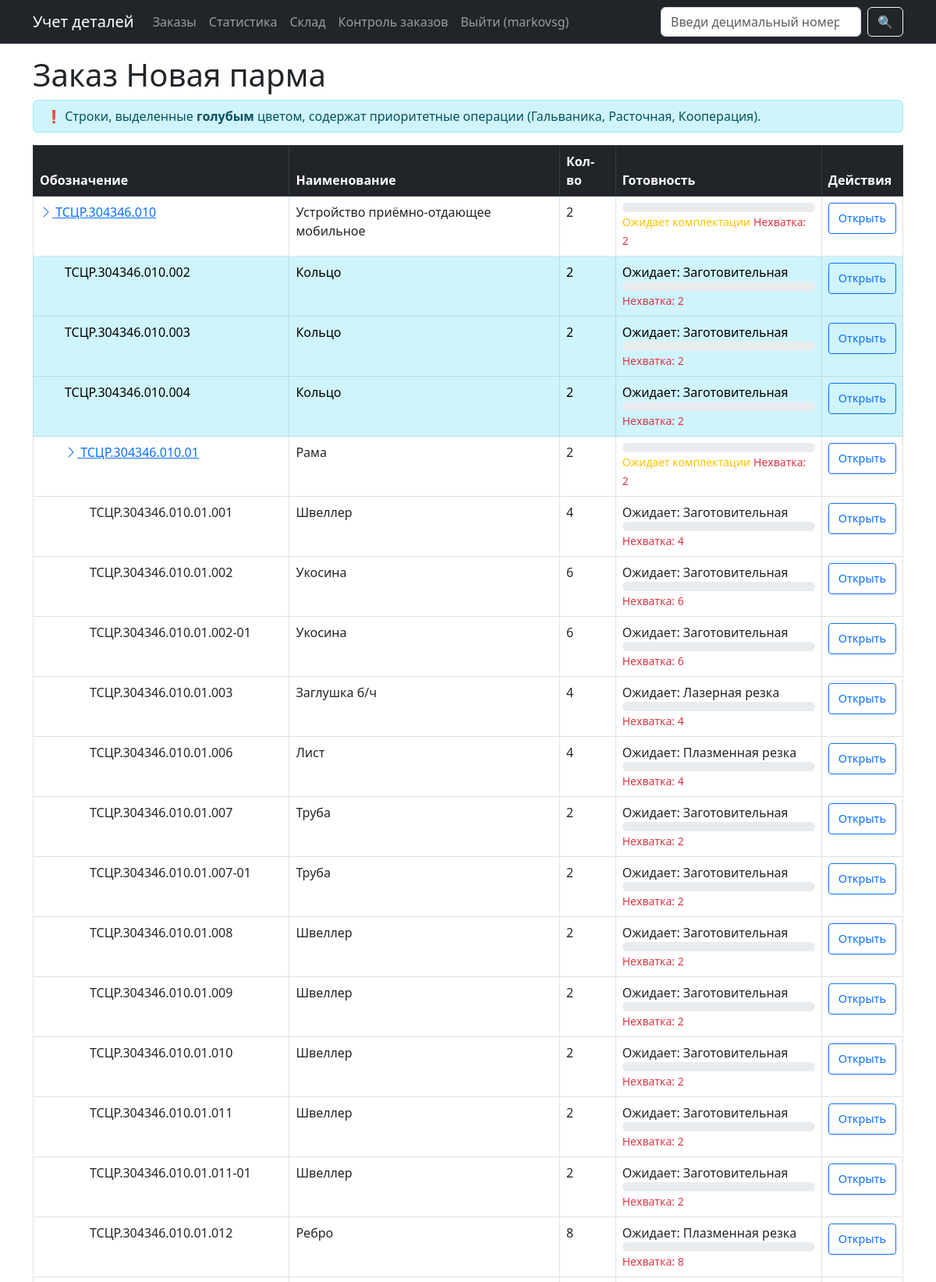
Page /order/58/tree/ (signed in, upper part) on the committed database.
### scanner/models.py (models this page shows, shortened)
class Order(models.Model):
    STATUS_CHOICES = [
        ('draft', 'Черновик'),
        ('in_progress', 'В работе'),
        ('paused', 'Приостановлен'),
        ('completed', 'Завершён'),
        ('shipped', 'Отгружен'),
        ('closed', 'Закрыт'),
    ]
    order_number = models.CharField(max_length=100, verbose_name='Номер договора')
    full_name = models.CharField(max_length=500, unique=True, null=True, blank=True, verbose_name='Полное наименование')
    created_at = models.DateTimeField(auto_now_add=True, verbose_name='Дата создания')
    due_date = models.DateField(null=True, blank=True, verbose_name='Дата отгрузки')
    status = models.CharField(max_length=20, choices=STATUS_CHOICES, default='draft', verbose_name='Статус')
    color1 = models.CharField(max_length=7, default='#ffffff', verbose_name='Цвет 1')
    color2 = models.CharField(max_length=7, default='#ffffff', verbose_name='Цвет 2')
    class Meta:
        verbose_name = 'Заказ'
        verbose_name_plural = 'Заказы'

class ItemInstance(models.Model):
    item = models.ForeignKey(Item, on_delete=models.CASCADE, related_name='instances', verbose_name='Изделие')
    serial = models.CharField(max_length=200, unique=True, verbose_name='Серийный номер')
    quantity = models.PositiveIntegerField(default=1, verbose_name='Количество')
    order_item = models.ForeignKey(OrderItem, null=True, blank=True, on_delete=models.SET_NULL, related_name='instances', verbose_name='Позиция заказа')
    order = models.ForeignKey(Order, null=True, blank=True, on_delete=models.SET_NULL, related_name='instances', verbose_name='Договор')
    created_at = models.DateTimeField(auto_now_add=True, verbose_name='Дата создания')
    due_date = models.DateField(null=True, blank=True, verbose_name='Дата отгрузки')
    def planned_quantity(self):
        if self.order_item:
            return self.order_item.planned_quantity()
        return self.quantity
    def good_produced(self):
        if hasattr(self, 'route_card') and self.route_card:
            ops = self.route_card.operations.all()
            if ops:
                return min(op.good_qty for op in ops)
        return 0
    def shortage(self):
        return max(0, self.planned_quantity() - self.good_produced())
    def all_components_ready(self):
        if not self.order_item:
            return True
        children = self.order_item.children.all()
        if not children:
            return True
        for child in children:
            if child.item.item_type in ('Деталь', 'Сборочная единица'):
                inst = child.instances.first()
                if not inst or inst.good_produced() < child.planned_quantity():
                    return False
        return True
    def assembly_status(self):
        if self.item.item_type != 'Сборочная единица':
            return None
        if not self.all_components_ready():
            return 'Ожидает комплектации'
    def current_operation_name(self):
        if not hasattr(self, 'route_card') or not self.route_card:
            return '—'
        ops = self.route_card.operations.order_by('order')
        in_progress = ops.filter(status='in_progress').first()
        if in_progress:
            return f'Выполняется: {in_progress.operation_type.name}'
        pending = ops.filter(status='pending').first()
        if pending:
            return f'Ожидает: {pending.operation_type.name}'
        if self.good_produced() == 0:
            return 'Требуется доп.запуск'
        return 'Изготовлена'
    class Meta:
        verbose_name = 'Экземпляр'
        verbose_name_plural = 'Экземпляры'

class OrderItem(models.Model):
    order = models.ForeignKey(Order, on_delete=models.CASCADE, related_name='items', verbose_name='Заказ')
    item = models.ForeignKey(Item, on_delete=models.CASCADE, verbose_name='Изделие')
    quantity = models.PositiveIntegerField(default=1, verbose_name='Количество')
    parent = models.ForeignKey('self', null=True, blank=True, on_delete=models.SET_NULL, related_name='children', verbose_name='Родительская позиция')
    def planned_quantity(self):
        return self.quantity
    class Meta:
        verbose_name = 'Позиция заказа'
        verbose_name_plural = 'Позиции заказов'

class Item(models.Model):
    item_number = models.CharField(max_length=100, unique=True, verbose_name='Обозначение')
    name = models.CharField(max_length=255, verbose_name='Наименование')
    item_type = models.CharField(max_length=50, default='Деталь', verbose_name='Тип')
    material = models.ForeignKey(Material, null=True, blank=True, on_delete=models.SET_NULL, verbose_name='Материал')
    profile = models.CharField(max_length=200, blank=True, verbose_name='Профиль/сортамент')
    blank_size = models.CharField(max_length=200, blank=True, verbose_name='Размер заготовки')
    blanks_per_item = models.PositiveIntegerField(default=1, verbose_name='Кол-во заготовок')
    class Meta:
        verbose_name = 'Изделие'
        verbose_name_plural = 'Изделия'

class RouteCard(models.Model):
    instance = models.OneToOneField(ItemInstance, on_delete=models.CASCADE, related_name='route_card', verbose_name='Экземпляр')
    def operation_progress(self):
        total = self.operations.count()
        if total == 0:
            return 0
        completed = self.operations.filter(status='completed').count()
        return int(completed / total * 100)
    class Meta:
        verbose_name = 'Маршрутная карта'
        verbose_name_plural = 'Маршрутные карты'

class RouteOperation(models.Model):
    route_card = models.ForeignKey(RouteCard, on_delete=models.CASCADE, related_name='operations', verbose_name='Маршрутная карта')
    operation_type = models.ForeignKey(OperationType, on_delete=models.CASCADE, verbose_name='Тип операции')
    order = models.PositiveIntegerField(default=0, verbose_name='Порядок')
    planned_hours = models.DecimalField(max_digits=6, decimal_places=2, default=0, verbose_name='Норма часов')
    status = models.CharField(max_length=20, choices=[
        ('pending', 'Ожидает'),
        ('in_progress', 'В работе'),
        ('completed', 'Завершена')
    ], default='pending', verbose_name='Статус')
    started_at = models.DateTimeField(null=True, blank=True, verbose_name='Начало')
    completed_at = models.DateTimeField(null=True, blank=True, verbose_name='Завершение')
    worker = models.ForeignKey(User, null=True, blank=True, on_delete=models.SET_NULL, verbose_name='Исполнитель')
    good_qty = models.PositiveIntegerField(default=0, verbose_name='Годных')
    bad_qty = models.PositiveIntegerField(default=0, verbose_name='Брак')
    notes = models.TextField(blank=True, verbose_name='Примечания')
    class Meta:
        ordering = ['route_card', 'order']
        verbose_name = 'Операция маршрутной карты'
        verbose_name_plural = 'Операции маршрутных карт'

class OperationType(models.Model):
    name = models.CharField(max_length=100, unique=True)
    code = models.CharField(max_length=20, unique=True)
    class Meta:
        verbose_name = 'Тип операции'
        verbose_name_plural = 'Типы операций'

### scanner/views.py (the view)
# urls.py: path('order/<int:order_id>/tree/', views.order_tree, name='order_tree'),
@login_required
def order_tree(request, order_id):
    order = get_object_or_404(Order, pk=order_id)
    root_items = order.items.filter(parent__isnull=True).prefetch_related(
        'instances__route_card__operations__operation_type'
    )
    priority_ids = set()
    for item in order.items.all():
        for inst in item.instances.all():
            if hasattr(inst, 'route_card') and inst.route_card:
                if inst.route_card.operations.filter(
                    operation_type__name__in=['Гальваника', 'Расточная']
                ).exists():
                    priority_ids.add(inst.id)
    return render(request, 'scanner/order_tree.html', {
        'order': order,
        'root_items': root_items,
        'priority_ids': priority_ids,
    })

### scanner/templates/scanner/order_tree.html (shortened to what this page needs)
{% extends 'scanner/base.html' %}
{% block content %}
<h1>Заказ {{ order.order_number }}</h1>
<div class="alert alert-info py-2 mb-3">
    ❗ Строки, выделенные <strong>голубым</strong> цветом, содержат приоритетные операции (Гальваника, Расточная, Кооперация).
</div>
<table class="table table-bordered" id="tree-table">
    <thead class="table-dark">
        <tr><th>Обозначение</th><th>Наименование</th><th>Кол-во</th><th>Готовность</th><th>Действия</th></tr>
    </thead>
    <tbody>
    {% for item in root_items %}
        {% include 'scanner/_tree_row.html' with item=item level=0 %}
    {% endfor %}
    </tbody>
</table>
{% endblock %}

### scanner/templates/scanner/base.html (shortened to what this page needs)
<!DOCTYPE html>
<html lang="ru">
<head>
    <link href="https://cdn.jsdelivr.net/npm/bootstrap@5.3.0/dist/css/bootstrap.min.css" rel="stylesheet">
    <link href="https://cdn.jsdelivr.net/npm/bootstrap-icons@1.10.0/font/bootstrap-icons.css" rel="stylesheet">
</head>
<body>
<nav class="navbar navbar-expand-lg navbar-dark bg-dark mb-3">
    <div class="container">
        <a class="navbar-brand" href="{% url 'home' %}">Учет деталей</a>
        <div class="collapse navbar-collapse" id="mainNav">
            <ul class="navbar-nav me-auto">
                <li class="nav-item"><a class="nav-link" href="{% url 'order_list' %}">Заказы</a></li>
                {% if user.is_authenticated and user.employee %}
                    {% with user.employee.role as role %}
                        {% if role in 'admin,dispatcher,master,technologist,supervisor' %}
                            <li class="nav-item"><a class="nav-link" href="{% url 'stats' %}">Статистика</a></li>
                        {% endif %}
                        <li class="nav-item"><a class="nav-link" href="{% url 'warehouse' %}">Склад</a></li>
                        {% if role in 'admin,dispatcher,master,technologist,supervisor' %}
                            <li class="nav-item"><a class="nav-link" href="{% url 'orders_control' %}">Контроль заказов</a></li>
                        {% endif %}
                        <li class="nav-item"><a class="nav-link" href="{% url 'logout' %}">Выйти ({{ user.username }})</a></li>
                    {% endwith %}
                {% elif user.is_authenticated %}
                    <li class="nav-item"><a class="nav-link" href="{% url 'logout' %}">Выйти ({{ user.username }})</a></li>
                {% endif %}
            </ul>
            <form class="d-flex mt-2 mt-lg-0" method="get" action="{% url 'search' %}">
                <input class="form-control me-2" type="search" name="q" placeholder="Введи децимальный номер" aria-label="Search">
                <button class="btn btn-outline-light" type="submit">🔍</button>
            </form>
        </div>
    </div>
</nav>
<div class="container">
    {% block content %}{% endblock %}
</div>
</body>
</html>

### scanner/templates/scanner/_tree_row.html (shortened to what this page needs)
{% with instances=item.instances.all %}
{% if instances.exists %}
    {% for inst in instances %}
    <tr data-node-id="{{ item.id }}" data-parent="{{ item.parent.id|default:'' }}"
        {% if inst.id in priority_ids %}class="table-info"{% endif %}>
        <td>
            <span style="padding-left:{{ level|add:level }}em"></span>
            {% if forloop.first and item.children.exists %}
            <a data-bs-toggle="collapse" href="#children-{{ item.id }}" role="button" aria-expanded="false">
                <i class="bi bi-chevron-right"></i> {{ item.item.item_number }}
            </a>
            {% elif forloop.first %}
                {{ item.item.item_number }}
            {% else %}
                <span class="text-muted">↳ дозапуск</span>
            {% endif %}
        </td>
        <td>{{ item.item.name }}</td>
        <td>
            {% if forloop.first %}
                {{ item.planned_quantity }}
            {% else %}
                {{ inst.quantity }}
            {% endif %}
        </td>
        <td>
            {% if inst.item.item_type == 'Сборочная единица' %}
                {% with astatus=inst.assembly_status %}
                    {% if astatus == 'Ожидает комплектации' %}
                        <div class="progress" style="height: 12px;" title="{{ astatus }} ({{ inst.components_completion_percent }}% компонентов)">
                        </div>
                        <small class="text-warning">{{ astatus }}</small>
                    {% elif astatus == 'Готово к комплектованию' %}
                        <div class="progress" style="height: 12px;">
                            <div class="progress-bar bg-success" style="width: 0%;">0%</div>
                        </div>
                        <small class="text-success">{{ astatus }}</small>
                    {% endif %}
                {% endwith %}
            {% else %}
                {{ inst.current_operation_name }}<br>
                <div class="progress" style="height: 12px;">
                </div>
            {% endif %}
            {% if inst.shortage > 0 %}
                <small class="text-danger">Нехватка: {{ inst.shortage }}</small>
            {% endif %}
        </td>
        <td>
            {% if inst and inst.serial %}
                <a href="{% url 'instance_detail' item_number=inst.item.item_number serial=inst.serial %}" class="btn btn-sm btn-outline-primary mb-1">Открыть</a>
            {% endif %}
        </td>
    </tr>
    {% endfor %}
{% endif %}
{% if item.children.exists %}
    {% for child in item.children.all %}
        {% include 'scanner/_tree_row.html' with item=child level=level|add:1 %}
    {% endfor %}
{% endif %}
{% endwith %}

### scanner/templates/scanner/base.html (style rules this page uses)
.container { padding-left: 12px; padding-right: 12px; }
.btn-sm { padding: 8px 12px; font-size: 0.9rem; }

### rows in the picture
Order: order_number "Новая парма"
OrderItem: item.item_number "ТСЦР.304346.010", item.name "Устройство приёмно-отдающее мобильное", planned_quantity "2"
ItemInstance: assembly_status "Ожидает комплектации", shortage "2", shows "Открыть"
OrderItem: item.item_number "ТСЦР.304346.010.002", item.name "Кольцо", planned_quantity "2"
ItemInstance: current_operation_name "Ожидает: Заготовительная", shortage "2", shows "Открыть"
OrderItem: item.item_number "ТСЦР.304346.010.003", item.name "Кольцо", planned_quantity "2"
ItemInstance: current_operation_name "Ожидает: Заготовительная", shortage "2", shows "Открыть"
OrderItem: item.item_number "ТСЦР.304346.010.004", item.name "Кольцо", planned_quantity "2"
ItemInstance: current_operation_name "Ожидает: Заготовительная", shortage "2", shows "Открыть"
OrderItem: item.item_number "ТСЦР.304346.010.01", item.name "Рама", planned_quantity "2"
ItemInstance: assembly_status "Ожидает комплектации", shortage "2", shows "Открыть"
OrderItem: item.item_number "ТСЦР.304346.010.01.001", item.name "Швеллер", planned_quantity "4"
ItemInstance: current_operation_name "Ожидает: Заготовительная", shortage "4", shows "Открыть"
OrderItem: item.item_number "ТСЦР.304346.010.01.002", item.name "Укосина", planned_quantity "6"
ItemInstance: current_operation_name "Ожидает: Заготовительная", shortage "6", shows "Открыть"
OrderItem: item.item_number "ТСЦР.304346.010.01.002-01", item.name "Укосина", planned_quantity "6"
ItemInstance: current_operation_name "Ожидает: Заготовительная", shortage "6", shows "Открыть"
OrderItem: item.item_number "ТСЦР.304346.010.01.003", item.name "Заглушка б/ч", planned_quantity "4"
ItemInstance: current_operation_name "Ожидает: Лазерная резка", shortage "4", shows "Открыть"
OrderItem: item.item_number "ТСЦР.304346.010.01.006", item.name "Лист", planned_quantity "4"
ItemInstance: current_operation_name "Ожидает: Плазменная резка", shortage "4", shows "Открыть"
OrderItem: item.item_number "ТСЦР.304346.010.01.007", item.name "Труба", planned_quantity "2"
ItemInstance: current_operation_name "Ожидает: Заготовительная", shortage "2", shows "Открыть"
OrderItem: item.item_number "ТСЦР.304346.010.01.007-01", item.name "Труба", planned_quantity "2"
ItemInstance: current_operation_name "Ожидает: Заготовительная", shortage "2", shows "Открыть"
OrderItem: item.item_number "ТСЦР.304346.010.01.008", item.name "Швеллер", planned_quantity "2"
ItemInstance: current_operation_name "Ожидает: Заготовительная", shortage "2", shows "Открыть"
OrderItem: item.item_number "ТСЦР.304346.010.01.009", item.name "Швеллер", planned_quantity "2"
ItemInstance: current_operation_name "Ожидает: Заготовительная", shortage "2", shows "Открыть"
OrderItem: item.item_number "ТСЦР.304346.010.01.010", item.name "Швеллер", planned_quantity "2"
ItemInstance: current_operation_name "Ожидает: Заготовительная", shortage "2", shows "Открыть"
OrderItem: item.item_number "ТСЦР.304346.010.01.011", item.name "Швеллер", planned_quantity "2"
ItemInstance: current_operation_name "Ожидает: Заготовительная", shortage "2", shows "Открыть"
OrderItem: item.item_number "ТСЦР.304346.010.01.011-01", item.name "Швеллер", planned_quantity "2"
ItemInstance: current_operation_name "Ожидает: Заготовительная", shortage "2", shows "Открыть"
OrderItem: item.item_number "ТСЦР.304346.010.01.012", item.name "Ребро", planned_quantity "8"
ItemInstance: current_operation_name "Ожидает: Плазменная резка", shortage "8", shows "Открыть"

### other values in the picture
{{ user.username }} "markovsg"
